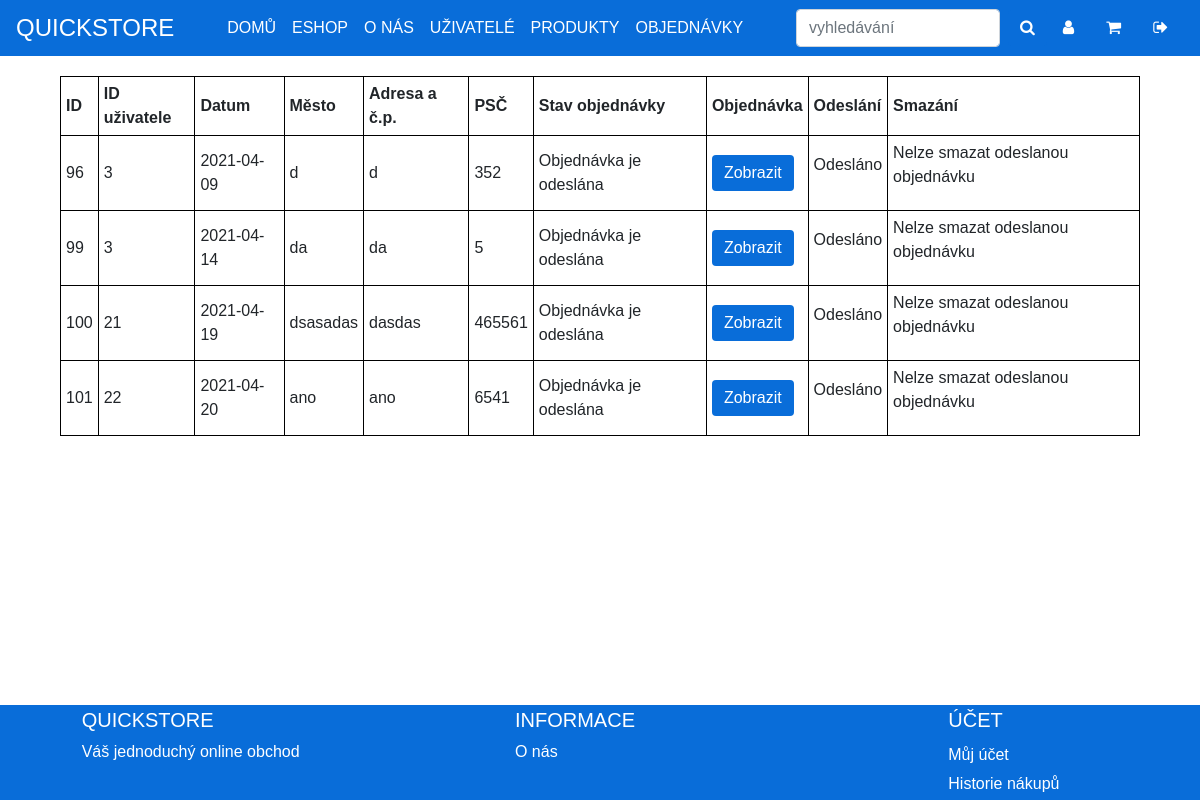
The app's page /quickstore/objednavky.php (signed in) with its own data.
### tables this page shows
CREATE TABLE IF NOT EXISTS `objednavky` (
  `idobjednavky` int(11) NOT NULL AUTO_INCREMENT,
  `uzivatel_iduzivatel` int(11) NOT NULL,
  `datum` date DEFAULT NULL,
  `mesto` varchar(255) NOT NULL,
  `adresa_cp` varchar(255) NOT NULL,
  `psc` int(11) NOT NULL,
  `odeslano` tinyint(1) NOT NULL DEFAULT '0',
  PRIMARY KEY (`idobjednavky`),
  KEY `fk_objednavky_uzivatel1_idx` (`uzivatel_iduzivatel`)
);

### quickstore/objednavky.php (the view, shortened to what this page needs)
<?php
include("head.php");
include('server.php');
include("navbar.php");
?>
<html>
<body>
    <main class="main">
        <div class="main container">
            <form class="userform" method="post" action="objednavka.php">
                <?php
                $objednavky = mysqli_query($db, "SELECT idobjednavky, uzivatel_iduzivatel, datum, mesto, adresa_cp, psc, odeslano FROM objednavky ORDER BY odeslano");
                ?>
                <div class="container popis-top">
                    <table class="objednavky">
                        <thead>
                            <tr>
                                <th>ID</th>
                                <th class="d-none d-sm-table-cell">ID uživatele </th>
                                <th class="d-none d-md-table-cell">Datum </th>
                                <th class="d-none d-md-table-cell"> Město </th>
                                <th class="d-none d-md-table-cell">Adresa a č.p.</th>
                                <th class="d-none d-md-table-cell">PSČ</th>
                                <th class="d-none d-sm-table-cell">Stav objednávky</th>
                                <th>Objednávka</th>
                                <th>Odeslání</th>
                                <th>Smazání</th>
                            </tr>
                        </thead>
                        <tbody>
                            <?php foreach ($objednavky as $vypis) : ?>
                                <?php
                                if ($vypis['odeslano'] == 0) {
                                    $odeslani = "Čeká se na vyřízení";
                                } else {
                                    $odeslani = "Objednávka je odeslána";
                                }
                                ?>
                                <tr>
                                    <td><?php echo htmlspecialchars($vypis['idobjednavky']) ?></td>
                                    <td class="d-none d-sm-table-cell"><?php echo htmlspecialchars($vypis['uzivatel_iduzivatel']) ?></td>
                                    <td class="d-none d-md-table-cell"><?php echo htmlspecialchars($vypis['datum']) ?></td>
                                    <td class="d-none d-md-table-cell"><?php echo htmlspecialchars($vypis['mesto']) ?></td>
                                    <td class="d-none d-md-table-cell"><?php echo htmlspecialchars($vypis['adresa_cp']) ?></td>
                                    <td class="d-none d-md-table-cell"><?php echo htmlspecialchars($vypis['psc']) ?></td>
                                    <td class="d-none d-sm-table-cell"><?php echo htmlspecialchars($odeslani) ?></td>
                                    <td> <button class="btn btn-primary my-2 my-sm-0 custom-button" value="<?php echo $vypis['idobjednavky'] ?>" name="idobjednavky">Zobrazit</button>
                                    </td>
                                    <td>
                                        <?php if ($vypis['odeslano'] == 0) {
                                        ?>
                                            <button class="btn btn-primary custom-button odeslani" value="<?php echo $vypis['idobjednavky'] ?>" name="odeslani">
                                                Odeslat objednávku</button>
                                        <?php
                                        } else {
                                        ?> <p>Odesláno</p>
                                        <?php
                                        }
                                        ?>
                                    </td>
                                    <td>
                                        <?php if ($vypis['odeslano'] == 0) {
                                        ?>
                                            <button class="btn btn-primary custom-button smazani" formaction="objednavky.php" value="<?php echo $vypis['idobjednavky'] ?>" name="smazani">
                                               Smazat</button>
                                        <?php
                                        } else {
                                        ?> <p>Nelze smazat odeslanou objednávku</p>
                                        <?php
                                        }
                                        ?>
                                    </td>
                                </tr>
                            <?php
                            endforeach ?>
                        </tbody>
                    </table>
                </div>
            </form>
        </div>
    </main>
    <?php include("footer.php");
    ?>
</body>
</html>

### quickstore/StyleSheet.css (style rules this page uses)
html { height: 100%; }
body { background-color: var(--text-color2); font-family: Helvetica, Arial, Corbel, Verdana, sans-serif !important; font-size: 16px; display: flex; flex-direction: column; height: 100%; }
.main { flex-grow: 1; }
button, button:focus { background-color: var(--bgcolor1) !important; border: none !important; outline: none !important; box-shadow: none !important; }
.container { display: flex; flex-direction: column; align-items: center; justify-content: center; width: 100%; }
.userform { margin-bottom: 25px; }
table, th, td { border: 1px solid black; border-collapse: collapse; padding: 5px; }
.popis-top { padding-top: 20px; padding-bottom: 20px; }

### records on screen
objednavky: idobjednavky "96", uzivatel_iduzivatel "3", datum "2021-04-09", mesto "d", adresa_cp "d", psc "352", odeslano "Objednávka je odeslána", shows "Odesláno", shows "Nelze smazat odeslanou objednávku"
objednavky: idobjednavky "99", uzivatel_iduzivatel "3", datum "2021-04-14", mesto "da", adresa_cp "da", psc "5", odeslano "Objednávka je odeslána", shows "Odesláno", shows "Nelze smazat odeslanou objednávku"
objednavky: idobjednavky "100", uzivatel_iduzivatel "21", datum "2021-04-19", mesto "dsasadas", adresa_cp "dasdas", psc "465561", odeslano "Objednávka je odeslána", shows "Odesláno", shows "Nelze smazat odeslanou objednávku"
objednavky: idobjednavky "101", uzivatel_iduzivatel "22", datum "2021-04-20", mesto "ano", adresa_cp "ano", psc "6541", odeslano "Objednávka je odeslána", shows "Odesláno", shows "Nelze smazat odeslanou objednávku"
